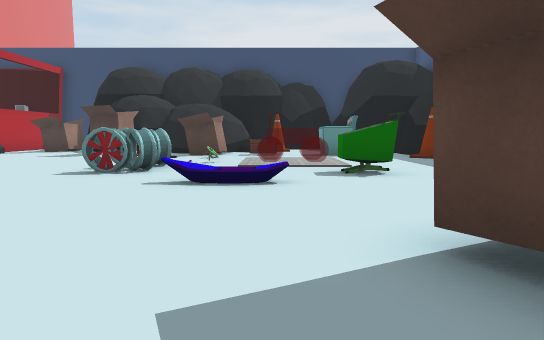
view 1 (above)

16 first-person views from a walk through a scene from a Unity 3-D project. The camera is 1.5 m above the floor, tilts 6° down and sees 75° across. The floor is counted in squares, 2 m on a side. Each view is taken from the middle of a square. On the plan, view 1 faces up. The plan holds only what a view shows up to about 11 squares ahead; the rest is blank. The place goes on beyond the plan. The player character is not drawn. Some animated figures are not drawn. Some surface patterns are stand-ins.

view 2
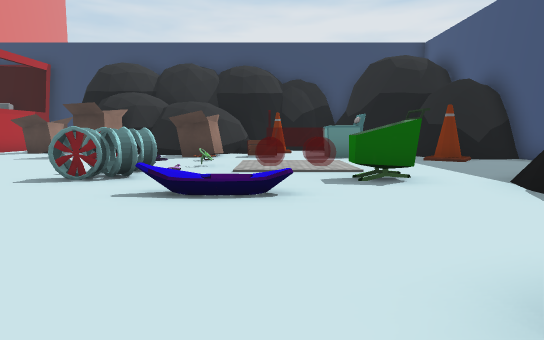

view 3
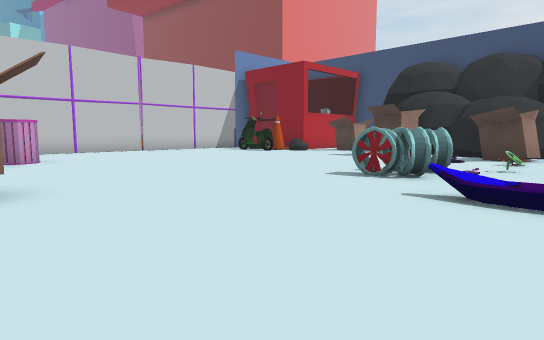

view 4
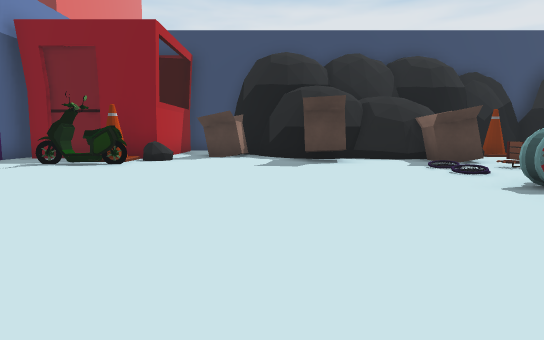

view 5
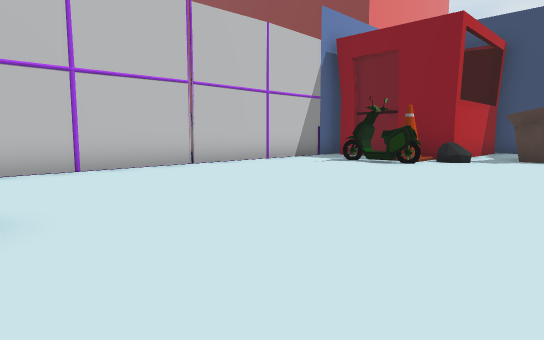

view 6
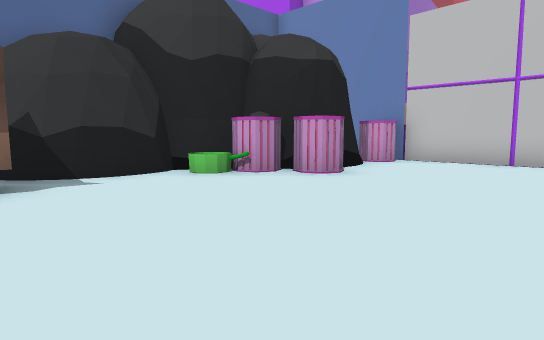

view 7
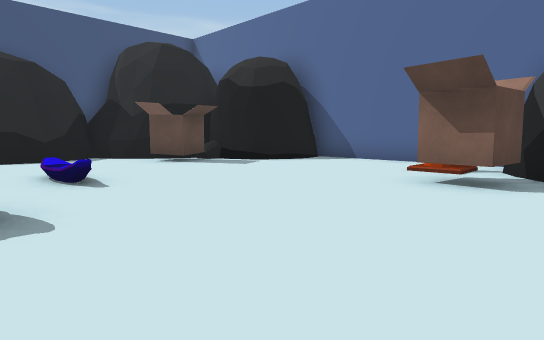

view 8
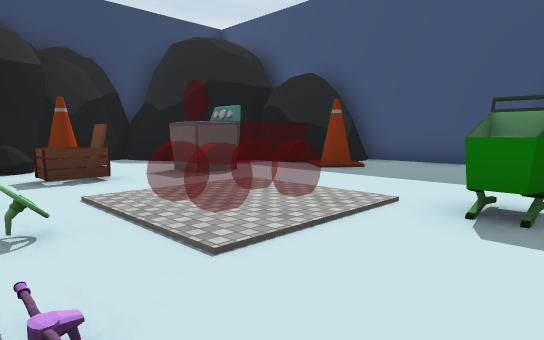

view 9
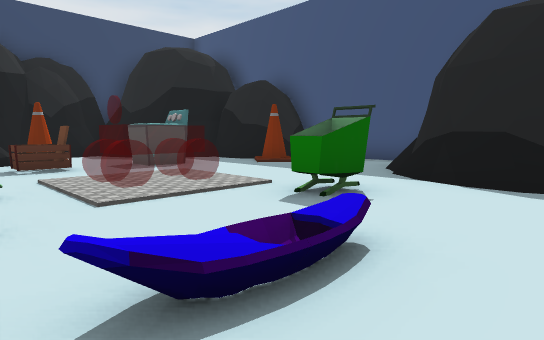

view 10
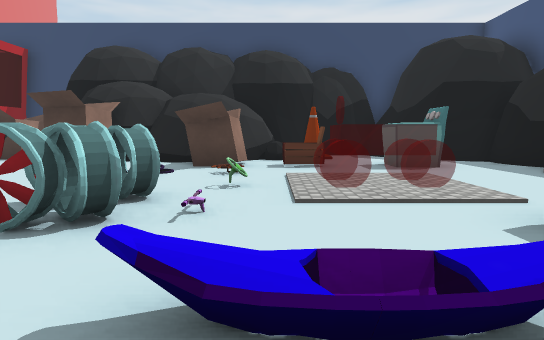

view 11
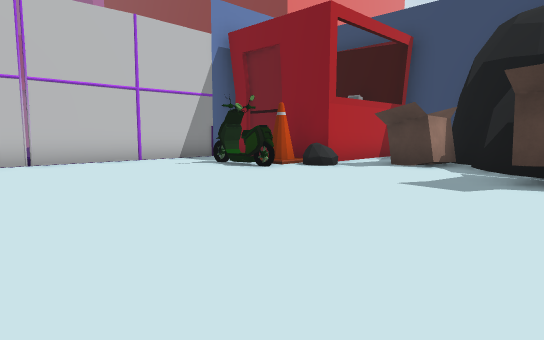

view 12
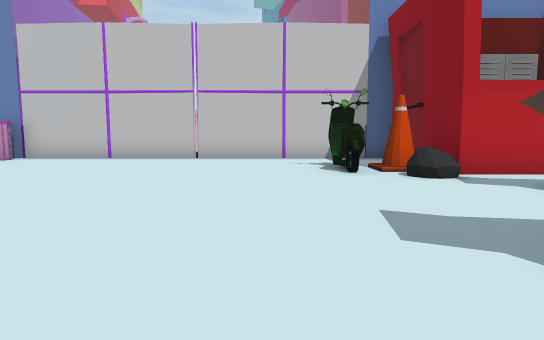

view 13
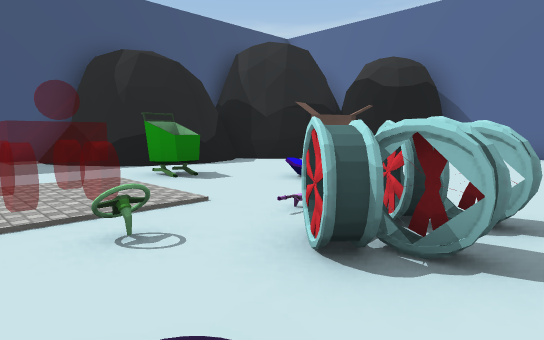

view 14
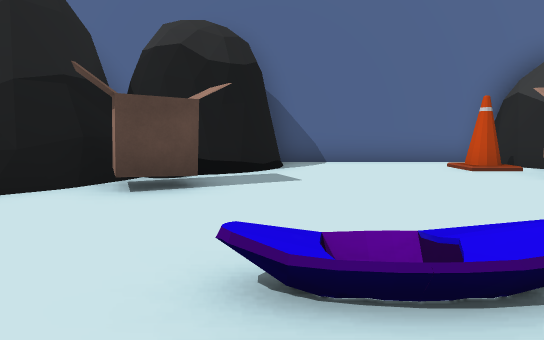

view 15
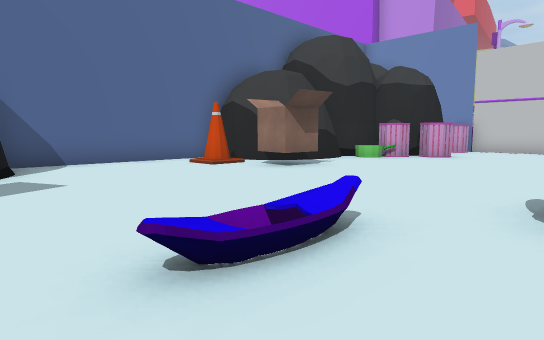

view 16
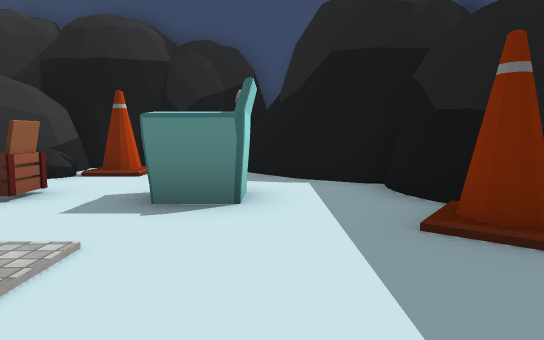

### Floor plan
Key: @ floor where view 1 was taken; # wall or solid block; . floor; ^ raised ledge; O other object.
Columns run from 15 left of view 1 to 7 right of it. Each row starts with its distance up from view 1.
 16      ####     #####
 15      #OO#    ##O..##
 14 ^#####OO######OO...##
 13 #...OO...OO.#O......#
 12 #........OO.OO.O.O..###
 11 #..OO...............O##
 10 #.....................#
  9 #............O.  .....#
  8 #...........O.........#
  7 #...........OO...O..###
  6 #..................##
  5 #..............O...#
  4 #..................#
  3 #...O..............#
  2 ^O###O..........OO##
  1 ^   ##O..OO......O#
  0      #####.O...@###
 -1          #.....##
 -2          #######

Positions as (right, up) in squares from view 1, and headings:
1: (0, 0), facing up
2: (0, 1), facing up
3: (0, 1), facing up-left
4: (-7, 3), facing up
5: (-7, 3), facing up-left
6: (-5, 7), facing down-left
7: (-7, 7), facing down-right
8: (-2, 6), facing up-right
9: (-2, 4), facing up-right
10: (-1, 4), facing up
11: (-5, 6), facing up-left
12: (-4, 10), facing left
13: (-4, 10), facing down-right
14: (0, 7), facing down
15: (1, 7), facing down-left
16: (3, 8), facing up
